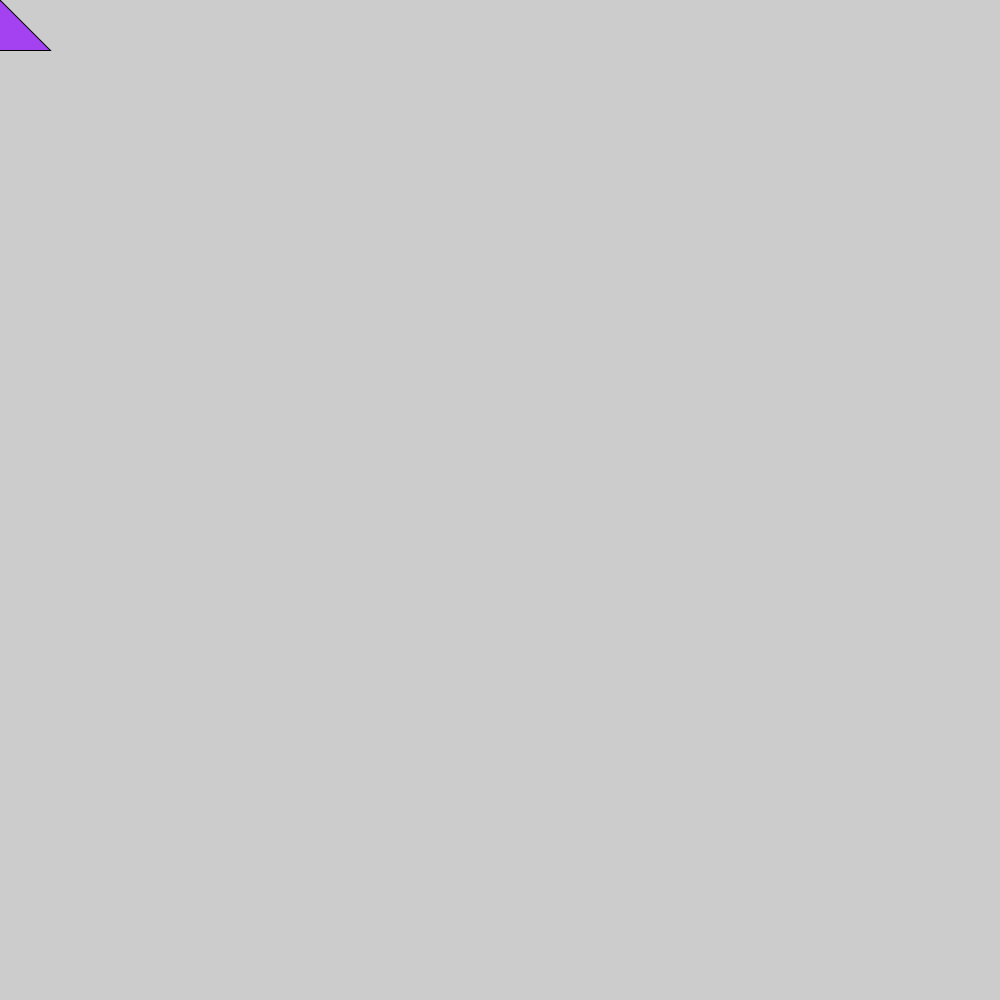
Frame 1 (no input)
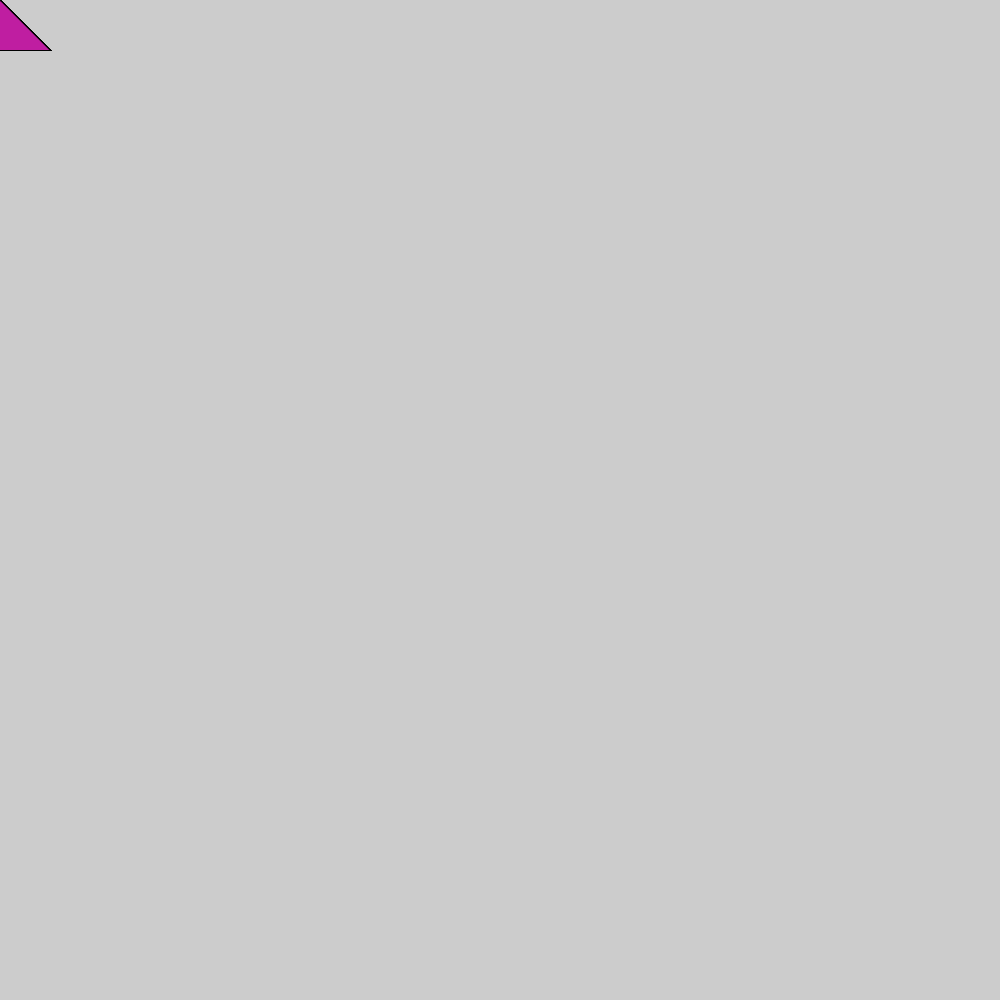
Frame 60 (the mouse pressed at the canvas centre just before this capture)
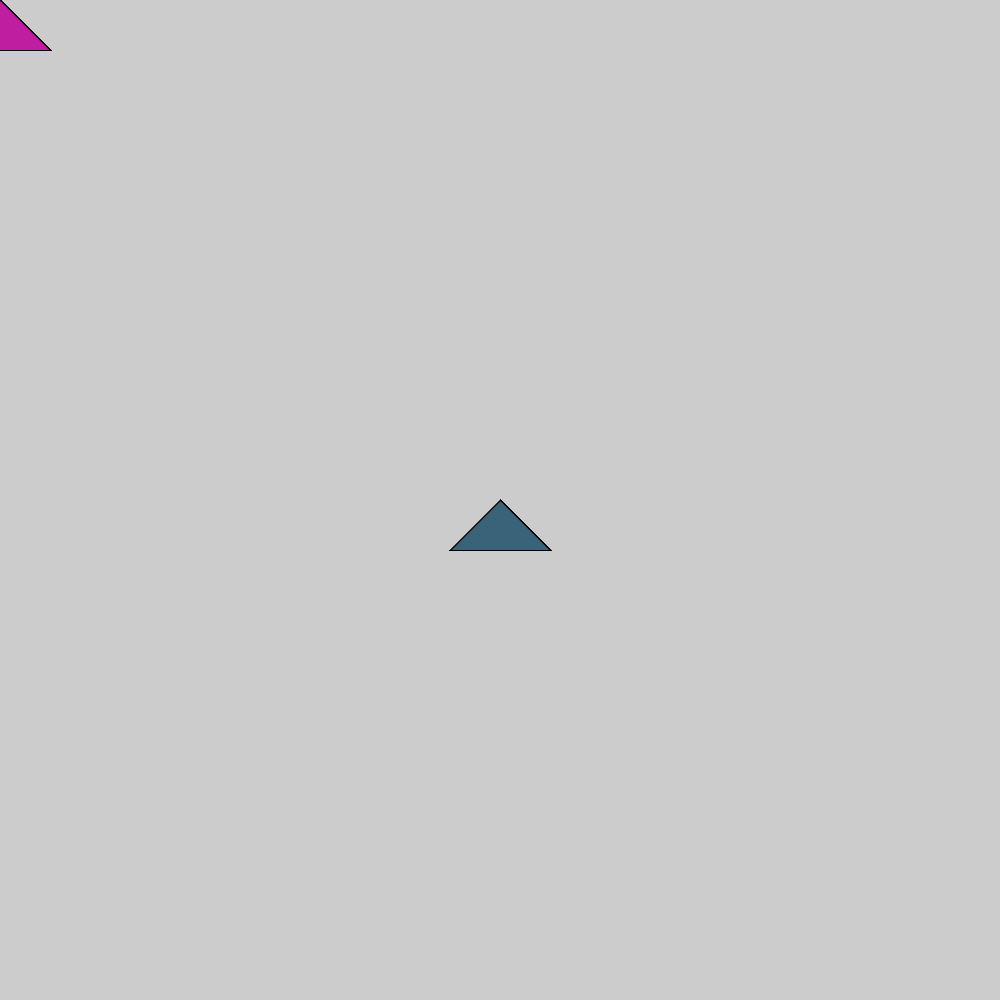
Frame 120 (the mouse held since frame 60 and released just before this capture)

The Processing sketch that drew these frames (run headless with seeded random() and noise(); from frame 60 on, the mouse is pressed at the canvas centre):

// Processing sketch: game_1
// ── game_1.pde
int num =1;
int r=0, g=0, b=0;

void setup(){
  size(1000,1000);
}
void draw(){
  fill(3,255,152);
  
  print(keyCode);
  r = int(random(0, 255));
  g = int(random(0, 255));
  b = int(random(0, 255));
  fill(r, g, b);
  if (num == 1) {
    triangle(mouseX, mouseY, mouseX-50,  mouseY+50,mouseX+50, mouseY+50);
  } else if (num == 2) {
    rect(mouseX, mouseY, 50, 50);
  }else if(num == 3){
      ellipse(mouseX,mouseY,50,50);
  }
}
  
      
      
  void keyPressed() {
  if (keyCode == 32) {
    num++;
    if (num == 5) {
      num = 0;
    }
  }
}
 
